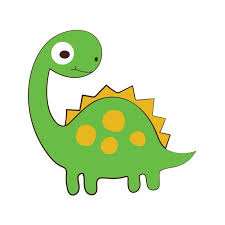
#> input picture Chapters/C2 - Preparing Data for Statistical Machine Learning Algorithms /dino.png, 225 x 225 px, found by its file name
$ jupyter execute '2- Visualizing Image Numeric Representations.ipynb'   (shell and % lines are left out)
#> lines starting #> are read from the running program, lines starting #| are printed output that depends on the picture
# **Representing Images as Matrices**

### **Introduction and Objectives**

In this lab, we will explore how images are represented numerically in a machine learning pipeline. By the end of this lab, you will:
- Understand how to load images as NumPy arrays.
- Learn how color channels (RGB) translate to 3D arrays.
- Perform simple manipulations (e.g., resizing, reshaping, normalizing).
- Prepare images as model inputs in a way that is acceptable to typical ML frameworks.

[](https://www.youtube.com/watch?v=06OHflWNCOE)

## 📚 **Imports and Libraries**

**Why these libraries?**
- **OpenCV (cv2)**: A powerful library for reading, writing, and manipulating images and videos. We will use its functions to load images, resize them, convert them to grayscale, and apply a threshold.

### 🔗 **References:**
- [OpenCV Documentation](https://docs.opencv.org/master/)

## **1️⃣ Load Grayscale and Apply Threshold**

[cell 1]
import cv2

# We will demonstrate loading an image in grayscale mode, resizing it, and applying a threshold.
image = cv2.imread('/content/EECE490-690/Chapters/C2 - Preparing Data for Statistical Machine Learning Algorithms /dino.png', cv2.IMREAD_GRAYSCALE)  # Load as grayscale
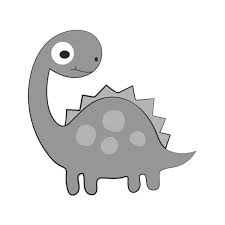
#> image: shape (225, 225); min 0, max 255, mean 226.7
image = cv2.resize(image, (15, 15))  # Resize to 15x15 for simplicity

# Apply a binary threshold
# Any pixel value above 100 becomes 1, below 100 becomes 0.
_, binary_image = cv2.threshold(image, 100, 1, cv2.THRESH_BINARY)

# Display the resulting binary image array
binary_image

**Explanation:**

1. **`cv2.imread('/content/dino.png', cv2.IMREAD_GRAYSCALE)`** loads the specified image file in grayscale mode.
2. **`cv2.resize(image, (15, 15))`** resizes the image to a 15×15 pixel dimension.
3. **`cv2.threshold(image, 100, 1, cv2.THRESH_BINARY)`** applies a binary threshold:
   - Threshold value = 100
   - Values above 100 become 1
   - Values below 100 become 0

The output, `binary_image`, is a 2D array (matrix) of 0s and 1s. Each cell in the matrix corresponds to a pixel in the thresholded image.

## **2️⃣ Load and Display Grayscale**

[cell 2]
# Load and display the grayscale image as a matrix
image = cv2.imread('/content/EECE490-690/Chapters/C2 - Preparing Data for Statistical Machine Learning Algorithms /dino.png', cv2.IMREAD_GRAYSCALE)
image = cv2.resize(image, (15, 15))

# Display the grayscale image array
image

**Explanation:**

In this cell, we:
- Reload the original image (`/content/dino.png`) in **grayscale**.
- Resize the image to a **15×15** pixel dimension.
- Simply display the **NumPy array** of grayscale pixel values (ranging from 0 to 255).

You can see the shape `(15, 15)` if you print `image.shape`. Every element corresponds to a single pixel's intensity.

**Example**:
```python
print("Image Shape:", image.shape)
print("A pixel example (row=0, col=0):", image[0, 0])

## **3️⃣ Load and Display Color Image**

[cell 3]
# Load and display the color image as a matrix
image = cv2.imread('/content/EECE490-690/Chapters/C2 - Preparing Data for Statistical Machine Learning Algorithms /dino.png')  # Load the image in color
#> image is the input picture: shape (225, 225, 3); mean B, G, R 204.2, 234.3, 220.3
image = cv2.resize(image, (15, 15))     # Resize to 15x15

# Display the color image array
image

**Explanation:**

1. **`cv2.imread('/content/images/data_for_labs/chapter_2/dino.png')`** defaults to loading images in **BGR** (Blue, Green, Red) format in OpenCV. Unlike the grayscale image, this now has 3 channels.
2. **`cv2.resize(image, (15, 15))`** again resizes to 15×15.
3. Printing the array displays a shape of **(15, 15, 3)**, indicating **height = 15**, **width = 15**, and **3 color channels**.

For color images, each pixel is represented by three intensity values, one for each channel (B, G, R).

## **Key Takeaways**

- **Images as Arrays**: A grayscale image can be viewed as a 2D array, while a color image generally has three channels (e.g., BGR or RGB).
- **Resizing**: Changing the height and width can be crucial for memory constraints and for standardizing input sizes in ML.
- **Thresholding**: Binary thresholding transforms each pixel into a 0 or 1, often used for segmentation or turning images into a simpler form.
- **OpenCV Default**: By default, OpenCV reads images in the BGR channel ordering, while other libraries (like Matplotlib) might expect RGB.

## **Reflection Questions**

1. Why might we want to resize an image before passing it to a machine learning model?
2. What are some downstream computer vision tasks that benefit from binary thresholding?
3. How do the shapes of grayscale vs. color images differ numerically?

# **OPTIONAL: Basic Image Normalization**

When working with images in Machine Learning, we often normalize or scale pixel values. This step can help many algorithms and neural networks train more effectively.

For instance, **min-max normalization** maps pixel values from the range [0, 255] to [0, 1], making the image data more suitable for models that expect small input values or that are sensitive to large variations.

**Why Normalize?**
- It ensures consistent data ranges (e.g., [0, 1]) across different images.
- Some machine learning models (like neural networks) converge faster when inputs are normalized.
- Normalization can reduce the impact of extreme pixel values (e.g., very bright or dark).

Below is a quick demonstration of how to normalize a grayscale image to a [0, 1] range.

[cell 4]
# OPTIONAL CODE EXAMPLE: Basic Image Normalization

import cv2
import numpy as np

# 1) Load the image in grayscale
image = cv2.imread('/content/EECE490-690/Chapters/C2 - Preparing Data for Statistical Machine Learning Algorithms /dino.png', cv2.IMREAD_GRAYSCALE)

# 2) Convert the image to float type for precise calculations
image_float = image.astype(np.float32)

# 3) Compute min and max pixel values
min_val = image_float.min()
#> min_val = 0
max_val = image_float.max()
#> max_val = 255

# 4) Perform min-max normalization to the range [0, 1]
normalized_image = (image_float - min_val) / (max_val - min_val)

print("Before normalization:")
print("  Data type:", image.dtype)
#|   Data type: uint8
print("  Pixel range:", image.min(), "to", image.max())
#|   Pixel range: 0 to 255

print("\nAfter normalization:")
print("  Data type:", normalized_image.dtype)  # Should be float
#|   Data type: float32
print("  Pixel range:", normalized_image.min(), "to", normalized_image.max())
#|   Pixel range: 0.0 to 1.0
